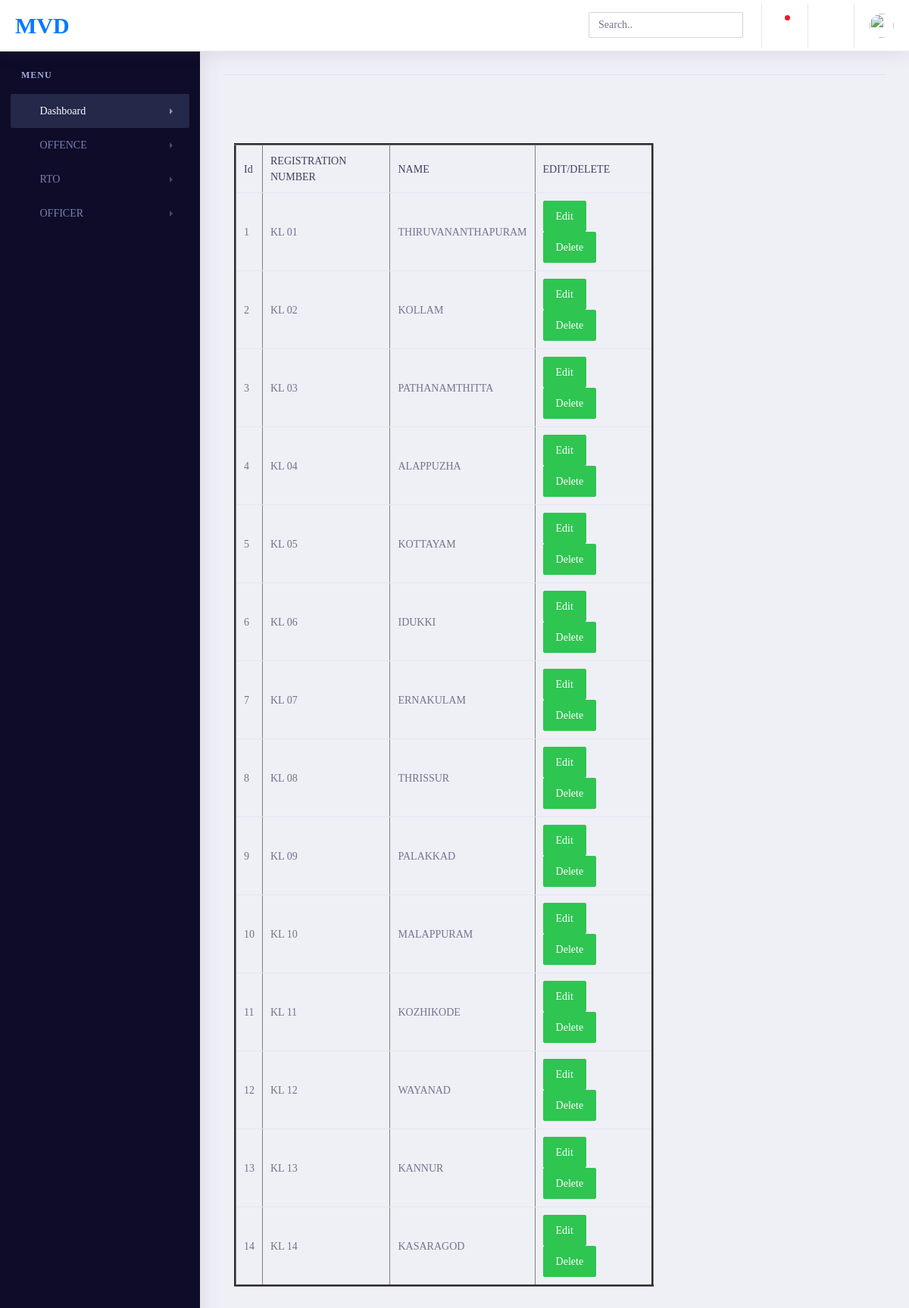
/admin/viewrto.php, run on the app's committed database.
### tables this page shows
CREATE TABLE IF NOT EXISTS `rto` (
  `rid` int NOT NULL AUTO_INCREMENT,
  `regid` varchar(5) NOT NULL,
  `rname` varchar(30) NOT NULL,
  `status` int NOT NULL DEFAULT '1',
  PRIMARY KEY (`rid`)
);

### classes/DataAccess.class.php (the view, shortened to what this page needs)
<?php
class DataAccess
{
	private $_con,$_query,$_errors;
	public function __construct()
	{
		if(!$this->_con=mysqli_connect(DB_HOST,DB_USER,DB_PASSWORD,DB_NAME))
		{
			die("connection Error");
		}
	}
    public function getDataJoin($fields,$table,$condition = "1",$join=NULL)
	{
		$this->_query = "select ";
		if(is_array($fields))
		{
				$this->_query.=implode(",",$fields);
        }
		$this->_query.=" from $table ";
        $this->_query.=" where $condition";
		$resref=mysqli_query($this->_con,$this->_query);
		$dataArr = array();
		if(mysqli_num_rows($resref))
		{
			while($rows = mysqli_fetch_assoc($resref))
			{
				$dataArr[] = $rows;
			}
		}
		return $dataArr;
	}
    public function selectAsTable($fields,$table,$condition="1",$join=NULL,$actions=null,$config=null)
    {
        $resultArr=$this->getDataJoin($fields,$table,$condition,$join);
        $str="";
        $srno=1;
        foreach($resultArr as $values)
        {
            $str.="<tr>";
            if(isset($config['srno']) && $config['srno']==true)
            {
                $str.="<td>";
                $str.=$srno++;
                $str.="</td>";
            }
            foreach($values as $key=>$val)
            {
                $flag=1;
                if($flag==1)
                {
                if(isset($config['hiddenfields']))
                {
                    if(!in_array($key,$config['hiddenfields']))
                    {
                        $str.="<td>".$val."</td>";
                    }
                }
                else
                    $str.="<td>".$val."</td>";
                }
            }
            if($actions!=null && is_array($actions))
            {
                if((isset($config['actions_td']) && $config['actions_td']==false) || !isset($config['actions_td']))
                    $str.="<td>";
                foreach($actions as $ind=>$act)
                {
                        $str.="<a href='".$act['link']."?";
                        foreach($act['params'] as $param=>$pvalue)
                        {
                            $str.=$param."=".$values[$pvalue]."&";
                        }
                        $str=$this->_chop_string($str);
                        $str.="' ";
                        foreach($act['attributes'] as $attr=>$attrval)
                        {
                            $str.=$attr."='".$attrval."' ";
                        }
                        $str.=" >".$act['label']."</a>&nbsp;&nbsp;&nbsp;";
                }
                if((isset($config['actions_td']) && $config['actions_td']==false) || !isset($config['actions_td']))
                    $str.="</td>";
            }
            $str.="</tr>";
        }
        return $str;
    }
    private function _chop_string($str)
    {
        return substr($str,0,strlen($str)-1);
    }
}
?>

### data on the page
rto: regid "KL 01", rname "THIRUVANANTHAPURAM"
rto: regid "KL 02", rname "KOLLAM"
rto: regid "KL 03", rname "PATHANAMTHITTA"
rto: regid "KL 04", rname "ALAPPUZHA"
rto: regid "KL 05", rname "KOTTAYAM"
rto: regid "KL 06", rname "IDUKKI"
rto: regid "KL 07", rname "ERNAKULAM"
rto: regid "KL 08", rname "THRISSUR"
rto: regid "KL 09", rname "PALAKKAD"
rto: regid "KL 10", rname "MALAPPURAM"
rto: regid "KL 11", rname "KOZHIKODE"
rto: regid "KL 12", rname "WAYANAD"
rto: regid "KL 13", rname "KANNUR"
rto: regid "KL 14", rname "KASARAGOD"

### other printed values
$act['label'] "Edit Delete Edit Delete Edit Delete Edit Delete Edit Delete Edit Delete Edit Delete Edit Delete Edit Delete Edit Delete Edit Delete Edit Delete Edit Delete Edit Delete"
